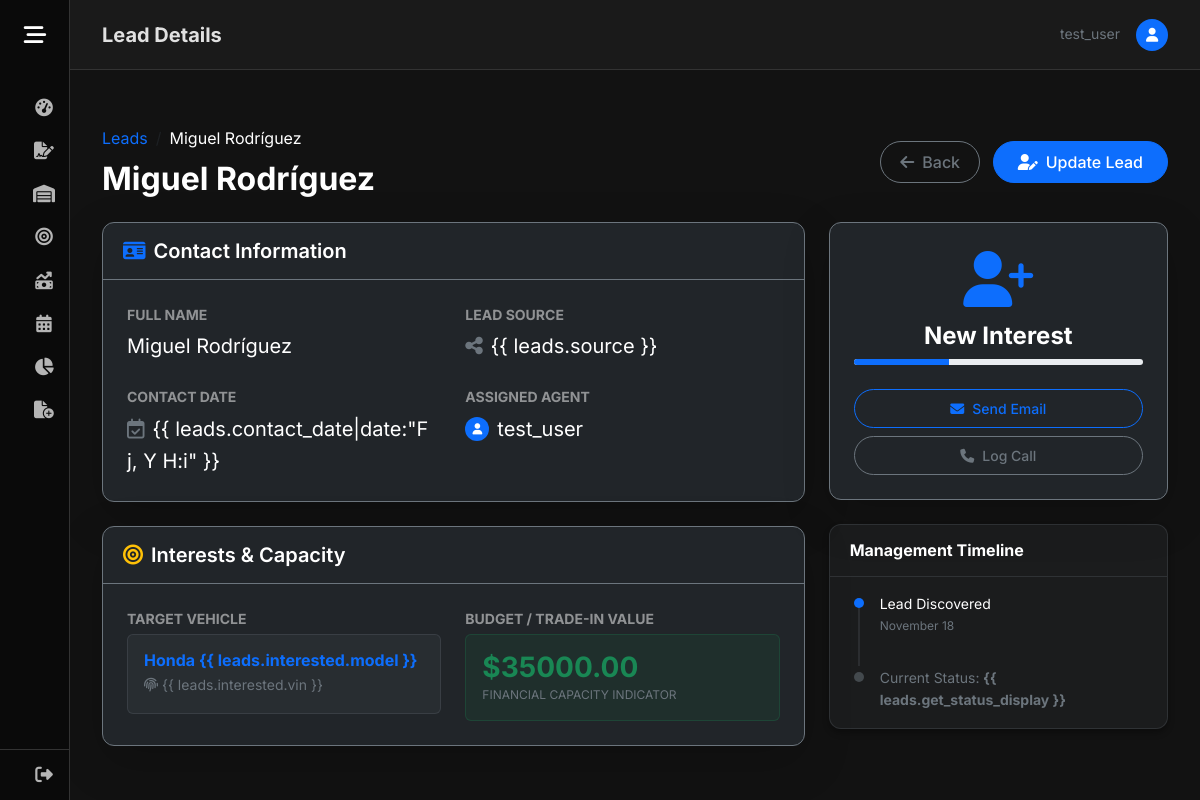
/show_lead/3 (signed in), run on an earlier commit of the app's database.
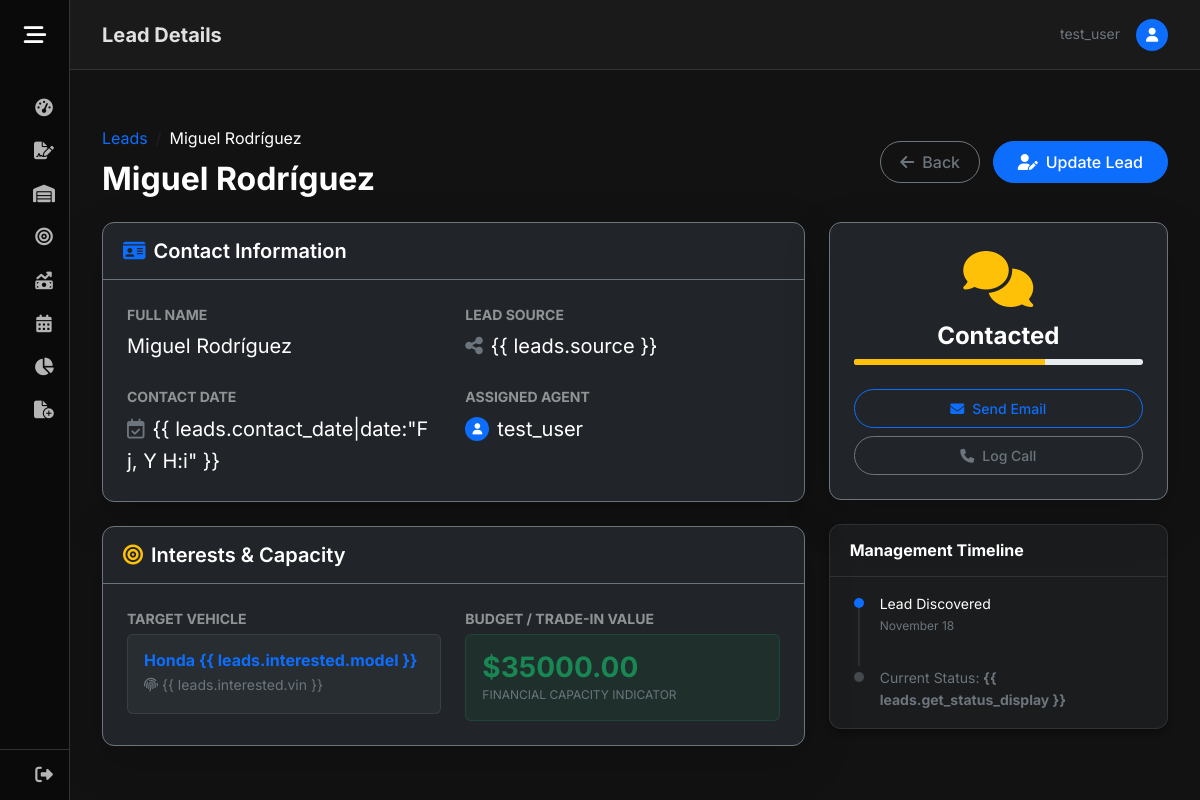
And on a later commit of the database.
### GDMFX/views.py (the view)
# urls.py: path('show_lead/<int:id_lead>', views.show_lead, name='show_lead'),
@login_required
def show_lead(request, id_lead):
    lead = get_object_or_404(Leads, pk= id_lead, user = request.user)
    return render(request, 'show_lead.html', {'leads': lead})

### GDMFX/templates/show_lead.html (shortened to what the changed rows need)
{% extends 'base.html' %}
{% load static %}
{% block page_title %}Lead Details{% endblock %}
{% block content %}
<div class="row mb-4 align-items-center">
    <div class="col-md-6">
        <h1 class="h2 mb-0 text-white fw-bold">{{ leads.name }}</h1>
    </div>
</div>
<div class="row g-4">
    <div class="col-lg-4">
        <div class="card bg-dark border-secondary shadow-lg mb-4">
            <div class="card-body p-4">
                <div class="text-center mb-4">
                    <div class="status-indicator-lead mb-3">
                        {% if leads.status == 'Qualified' %}
                        <div class="display-4 text-success"><i class="fa-solid fa-award"></i></div>
                        <h4 class="text-white fw-bold mt-2">Qualified</h4>
                        <div class="progress mt-2" style="height: 6px;">
                            <div class="progress-bar bg-success" style="width: 100%"></div>
                        </div>
                        {% elif leads.status == 'Contacted' %}
                        <div class="display-4 text-warning"><i class="fa-solid fa-comments"></i></div>
                        <h4 class="text-white fw-bold mt-2">Contacted</h4>
                        <div class="progress mt-2" style="height: 6px;">
                            <div class="progress-bar bg-warning" style="width: 66%"></div>
                        </div>
                        {% else %}
                        <div class="display-4 text-primary"><i class="fa-solid fa-user-plus"></i></div>
                        <h4 class="text-white fw-bold mt-2">New Interest</h4>
                        <div class="progress mt-2" style="height: 6px;">
                            <div class="progress-bar bg-primary" style="width: 33%"></div>
                        </div>
                        {% endif %}
                    </div>
                </div>
            </div>
        </div>
    </div>
</div>
{% endblock %}

What changed in the data, as far as the page shows it:
changed Leads "Miguel Rodríguez": status "Interested" → "Contacted" (drawn)
Also different on the page:
text no longer shown: "New Interest"
text now shown: "Contacted"
